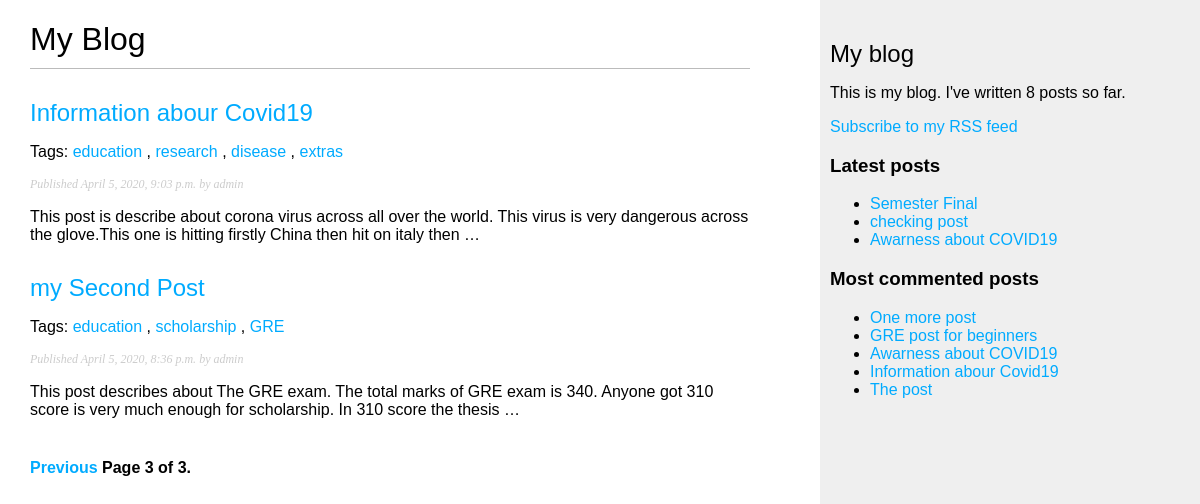
Page /blog/?page=3 on the committed database.
### blog/models.py (models this page shows, shortened)
class Post(models.Model):
    STATUS_CHOICES = (
        ('draft', 'Draft'),
        ('published', 'Published'),
    )
    title = models.CharField(max_length=250)
    slug = models.SlugField(max_length=250,
                            unique_for_date='publish')
    author = models.ForeignKey(User,
                               on_delete=models.CASCADE,
                               related_name='blog_posts')
    body = models.TextField()
    publish = models.DateTimeField(default=timezone.now)
    created = models.DateTimeField(auto_now_add=True)
    updated = models.DateTimeField(auto_now=True)
    status = models.CharField(max_length=10,
                              choices=STATUS_CHOICES,
                              default='draft')
    objects = models.Manager()  # The default manager.
    published = PublishedManager()  # Our custom manager.
    tags = TaggableManager()
    class Meta:
        ordering = ('-publish',)
    def get_absolute_url(self):
        return reverse('blog:post_detail',
                       args=[self.publish.year,
                             self.publish.month,
                             self.publish.day,
                             self.slug])

### blog/views.py (the view)
# urls.py: path('', views.post_list, name='post_list'), # this one is using for function based views
def post_list(request, tag_slug=None):
    object_list = Post.published.all() # take all posts
    tag = None
    if tag_slug:
        tag = get_object_or_404(Tag, slug=tag_slug) # we get the tag object with the given slug using the get_obj_or_404 shortcut
        object_list = object_list.filter(tags__in=[tag]) # for filtering the list of posts by ones
    paginator = Paginator(object_list, 3)  # 3 posts in each page
    page = request.GET.get('page')
    try:
        posts = paginator.page(page)
    except PageNotAnInteger:
        posts = paginator.page(1)
    except EmptyPage:
        posts = paginator.page(paginator.num_pages)
    return render(request,
                  'blog/post/list.html',
                  {'page': page,
                   'posts': posts,
                   'tag': tag})

### blog/models.py (called while the page is built)
    def get_queryset(self):
        return super(PublishedManager, self).get_queryset().filter(status='published')

### blog/templatetags/blog_tags.py (called while the page is built)
@register.simple_tag
def total_posts():
    return Post.published.count()

@register.inclusion_tag('blog/post/latest_posts.html')
def show_latest_posts(count=5):
    latest_posts = Post.published.order_by('-publish')[:count]
    return {'latest_posts': latest_posts}

@register.simple_tag
def get_most_commented_posts(count=5):
    return Post.published.annotate(
        total_comments = Count('comments')
    ).order_by('-total_comments')[:count]

@register.filter(name='markdown')
def markdown_format(text):
    return mark_safe(markdown.markdown(text))

### blog/templates/blog/post/list.html (shortened to what this page needs)
{% extends "blog/base.html" %}
{% load blog_tags %}
{% block content %}
  <h1>My Blog</h1>
  {% for post in posts %}
    <h2>
      <a href="{{ post.get_absolute_url }}">
        {{ post.title }}
      </a>
    </h2>
  <p class="tags">
    Tags:
    {% for tag in post.tags.all %}
     <a href="{% url "blog:post_list_by_tag" tag.slug %}">
      {{ tag.name }}
     </a>
    {% if not forloop.last %}, {% endif %}
    {% endfor %}
  </p>
    <p class="date">
      Published {{ post.publish }} by {{ post.author }}
    </p>
    {{ post.body|markdown|truncatewords_html:30 }}
  {% endfor %}
  {% include "pagination.html" with page=posts %}
{% endblock %}

### blog/templates/blog/base.html (shortened to what this page needs)
{% load blog_tags %}
{% load static %}
<html lang="en">
<head>
    <link href="{% static "css/blog.css" %}" rel="stylesheet">
</head>
<body>
  <div id ="content">
      {% block content %}
      {% endblock %}
  </div>
   <div id ="sidebar">
       <h2>My blog</h2>
       <p>This is my blog. I've written {% total_posts %} posts so far.</p>
       <p> <a href="{% url "blog:post_feed" %}">Subscribe to my RSS feed</a> </p>
       <h3>Latest posts</h3>
       {% show_latest_posts 3 %}
    {% get_most_commented_posts as most_commented_posts %}
       <h3>Most commented posts</h3>
       {% get_most_commented_posts as most_commented_posts %}
       <ul>
           {% for post in most_commented_posts %}
             <li>
                 <a href="{{ post.get_absolute_url }}">{{ post.title }} </a>
             </li>
           {% endfor %}
       </ul>
   </div>
</body>
</html>

### blog/templates/blog/post/latest_posts.html
<ul>
    {% for post in latest_posts %}
    <li>
        <a href="{{ post.get_absolute_url }}">{{ post.title }}</a>
    </li>
    {% endfor %}
</ul>

### blog/static/css/blog.css (style rules this page uses)
body { margin:0; padding:0; font-family:helvetica, sans-serif; }
a { color:#00abff; text-decoration:none; }
h1 { font-weight:normal; border-bottom:1px solid #bbb; padding:0 0 10px 0; }
h2 { font-weight:normal; margin:30px 0 0; }
#content { float:left; width:60%; padding:0 0 0 30px; }
#sidebar { float:right; width:30%; padding:10px; background:#efefef; height:100%; }
p.date { color:#ccc; font-family: georgia, serif; font-size: 12px; font-style: italic; }

### rows in the picture
Post: title "Information abour Covid19", publish "April 5, 2020, 9:03 p.m.", author "admin", body "This post is describe about corona virus across all over the world. This virus is very dangerous across the glove.This one is hitting firstly China then hit on italy then …"
Tag: name "education"
Tag: name "research"
Tag: name "disease"
Tag: name "extras"
Post: title "my Second Post", publish "April 5, 2020, 8:36 p.m.", author "admin", body "This post describes about The GRE exam. The total marks of GRE exam is 340. Anyone got 310 score is very much enough for scholarship. In 310 score the thesis …"
Tag: name "scholarship"
Tag: name "GRE"
Post: title "Semester Final"
Post: title "checking post"
Post: title "Awarness about COVID19"
Post: title "One more post"
Post: title "GRE post for beginners"
Post: title "The post"

### other values in the picture
{{ page.number }} "3"
{{ page.paginator.num_pages }} "3"
